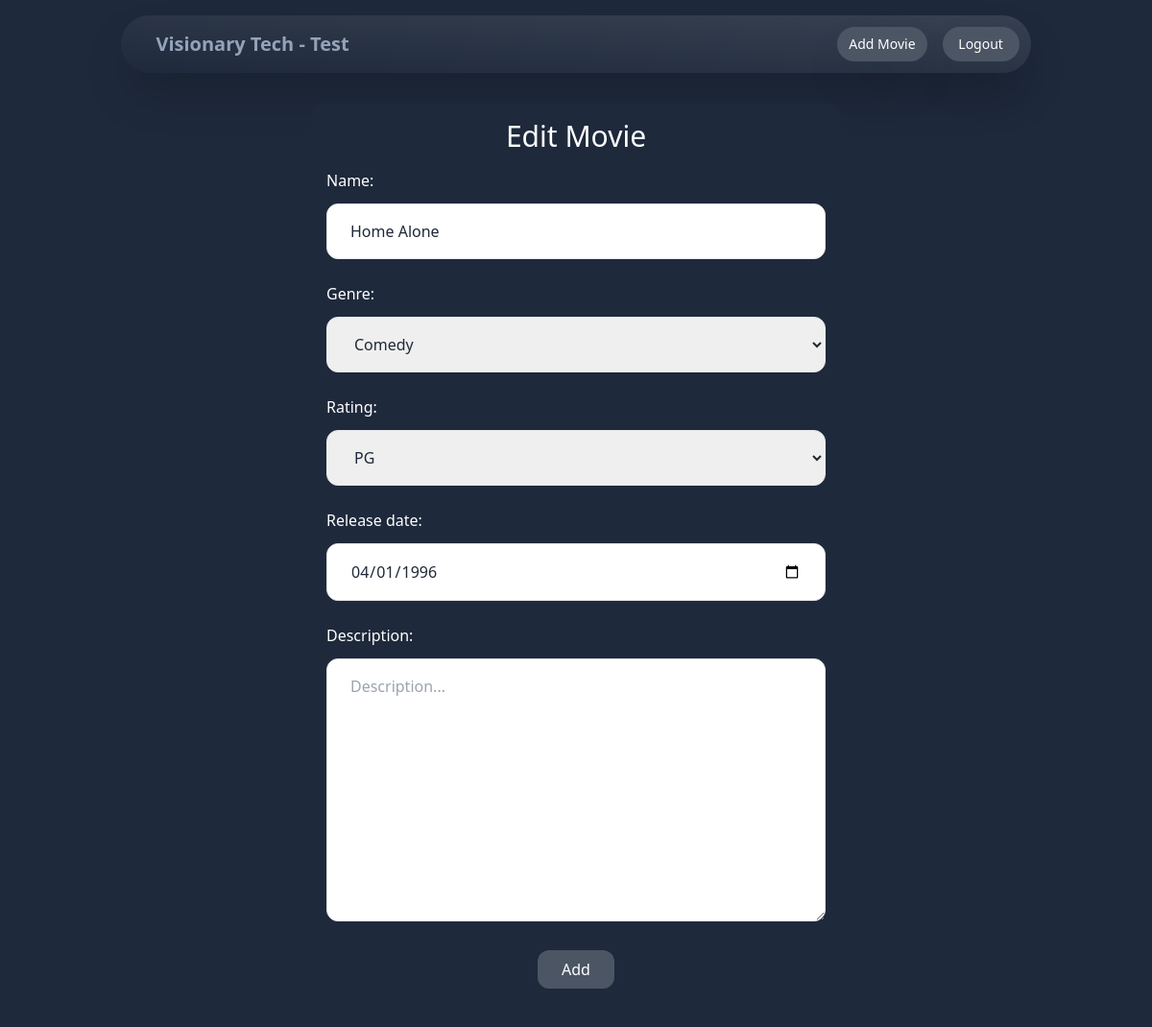
The app's page /movies/44a6af55-8af1-4da0-9e1e-9fffed86794f/edit/ (signed in) with its own data.
### movies/models.py (models this page shows, shortened)
class Movie(models.Model):
    id = models.UUIDField(default=uuid.uuid4, primary_key=True, unique=True, editable=False)
    name = models.CharField(max_length=255)
    genre = models.CharField(max_length=10, choices=GenreType.choices)
    rating = models.CharField(max_length=10, choices=RatingType.choices)
    release_date = models.DateField()
    description = models.TextField(blank=True, null=True)
    created_by = models.ForeignKey(User, related_name='movies', blank=True, null=True, on_delete=models.CASCADE)
    created_at = models.DateTimeField(auto_now_add=True)

### movies/views.py (the view)
# urls.py: path('<str:id>/edit/', views.edit_movie, name='edit'),
@login_required
def edit_movie(request, id):
    movie = get_object_or_404(Movie, pk=id)
    if request.method == 'POST':
        form = MovieForm(request.POST, request.FILES, instance=movie)
        if form.is_valid():
            form.save()
            messages.success(request, 'Details are updated.')
            return redirect('movies:detail', movie.id)
        else:
            messages.error(request, 'Update failed!')
    else:
        form = MovieForm(instance=movie)
    return render(request, 'movies/add.html', {
        'title': 'Edit Movie',
        'form': form
    })

### movies/forms.py (shortened to what this page needs)
class MovieForm(forms.ModelForm):
    class Meta:
        model = Movie
        fields = ('name', 'genre', 'rating', 'release_date', 'description',)
        widgets = {
            'name': forms.TextInput(attrs={
                'class': INPUT_CLASSES,
                'placeholder': 'Name...',
            }),
            'genre': forms.Select(attrs={
                'class': INPUT_CLASSES,
                'placeholder': 'Genre...',
            }),
            'rating': forms.Select(attrs={
                'class': INPUT_CLASSES,
                'placeholder': 'Rating...',
            }),
            'release_date': forms.DateInput(attrs={
                'class': INPUT_CLASSES,
                'placeholder': 'Release Date...',
                'type': 'date'
            }),
            'description': forms.Textarea(attrs={
                'class': INPUT_CLASSES,
                'placeholder': 'Description...'
            }),
        }

### movies/templates/movies/add.html (shortened to what this page needs)
{% extends 'base.html' %}
{% block content %}
<div class="w-1/2 my-auto mx-auto p-4 bg-slate-800 rounded-xl">
    <h1 class="mb-4 text-center text-3xl">{{ title }}</h1>
    <form action="." method="post">
        <div class="mb-2">
            <label class="inline-block mb-3">Name:</label><br>
            {{ form.name }}
        </div>
        <div class="mb-2">
            <label class="inline-block mb-3">Genre:</label><br>
            {{ form.genre }}
        </div>
        <div class="mb-2">
            <label class="inline-block mb-3">Rating:</label><br>
            {{ form.rating }}
        </div>
        <div class="mb-2">
            <label class="inline-block mb-3">Release date:</label><br>
            {{ form.release_date }}
        </div>
        <div class="mb-2">
            <label class="inline-block mb-3">Description:</label><br>
            {{ form.description }}
        </div>
        <div class="flex justify-center items-center">
            <button class="w-20 text-center px-3 py-2 bg-gray-600 rounded-xl hover:bg-gray-700 transition ease-in-out duration-300">Add</button>
        </div>
    </form>
</div>
{% endblock %}

### records on screen
Movie: name "Home Alone", genre "Comedy", rating "PG", release_date "04/01/1996"

### other values on screen
{{ title }} "Edit Movie"
